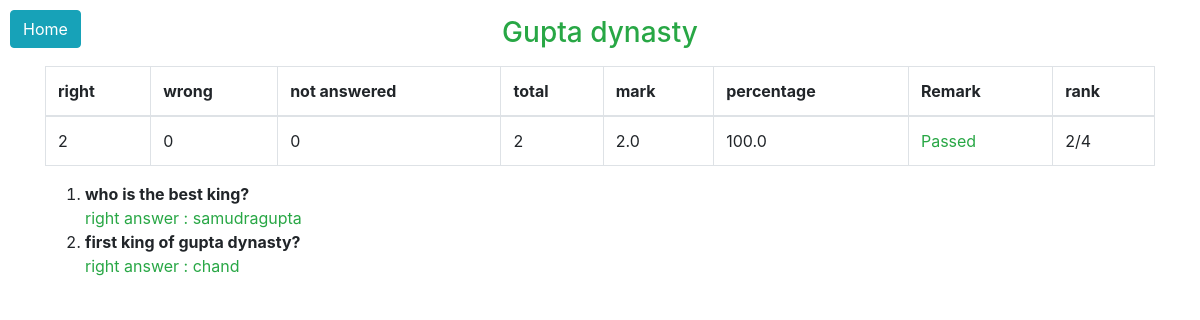
The page /paper/paper_res/1/ (signed in) on the database its author committed.
### home/models.py (models this page shows, shortened)
class Topic(models.Model):
    topic_name = models.CharField(max_length=30)
    dateOfUpload = models.DateTimeField(default=timezone.now)
    tTime = models.IntegerField(default=0)
    tpq=models.IntegerField(default=15)
    published = models.BooleanField(default=False)

class Marksheet(models.Model):
    user = models.ForeignKey(User, on_delete=models.CASCADE)
    topic_id = models.IntegerField(default=0)
    mark = models.FloatField(default=0)
    total_q = models.IntegerField(default=0)
    right = models.IntegerField(default=0)
    wrong = models.IntegerField(default=0)
    notA = models.IntegerField(default=0)
    percentage = models.FloatField(default=0)
    passed = models.BooleanField(default=False)

class Questions(models.Model):
    topic = models.ForeignKey(Topic, on_delete=models.CASCADE)
    question = models.TextField()
    option1 = models.CharField(max_length=100)
    option2 = models.CharField(max_length=100)
    option3 = models.CharField(max_length=100)
    option4 = models.CharField(max_length=100)
    answer = models.CharField(max_length=100)

### paper/views.py (the view)
# urls.py: path('paper_res/<int:topic_id>/', views.pResult, name="result"),
def pResult(request, topic_id):
    if not request.user.is_authenticated:
        return redirect("%s?next=%s" % (settings.LOGIN_URL, f"/paper/paper_res/{topic_id}/"))
    elif len(Marksheet.objects.filter(user=request.user, topic_id=topic_id)) == 0:
        return redirect("%s/timeline" % (settings.MAIN_URL))
    else:
        ms = Marksheet.objects.get(user=request.user, topic_id=topic_id)
        t = Topic.objects.get(id=topic_id)
        ques = Questions.objects.filter(topic__id=topic_id)
        total = len(Marksheet.objects.filter(topic_id=topic_id))
        rank = list(Marksheet.objects.filter(topic_id=topic_id).order_by(
            "-percentage").values_list('user__id', flat=True)).index(request.user.id)+1
        return render(request, 'paper/result.html', {'res': ms, 'topic': t, 'questions': ques, 'total': total, 'rank': rank})

### paper/templates/paper/result.html (shortened to what this page needs)
{% load static %}
<!doctype html>
<html lang="en">
<head>
    <link rel="stylesheet" href="{% static 'css/bootstrap-grid.css' %}">
    <link rel="stylesheet" href="{% static 'css/bootstrap-grid.min.css' %}">
    <link rel="stylesheet" href="{% static 'css/bootstrap-reboot.css' %}">
    <link rel="stylesheet" href="{% static 'css/bootstrap-reboot.min.css' %}">
    <link rel="stylesheet" href="{% static 'css/bootstrap.css' %}">
    <link rel="stylesheet" href="{% static 'css/bootstrap.min.css' %}">
</head>
<body>
    <div class="home">
        <a class="btn btn-info" href="http://127.0.0.1:8000/timeline">Home</a>
    </div>
    <div class="container">
        <div class="text-center my-3">
            <span class="text-success h3">
                {{topic.topic_name | capfirst}}
            </span>
        </div>
        <div>
            <table class="table table-bordered">
                <thead>
                    <tr>
                        <th scope="col">right</th>
                        <th scope="col">wrong</th>
                        <th scope="col">not answered</th>
                        <th scope="col">total</th>
                        <th scope="col">mark</th>
                        <th scope="col">percentage</th>
                        <th scope="col">Remark</th>
                        <th scope="col">rank</th>
                    </tr>
                </thead>
                <tbody>
                    <tr>
                        <td>{{ res.right }}</td>
                        <td>{{ res.wrong }}</td>
                        <td>{{ res.notA }}</td>
                        <td>{{ res.total_q }}</td>
                        <td>{{ res.mark }}</td>
                        <td>{{ res.percentage }}</td>
                        {% if res.passed %}
                        <td class="text-success">Passed</td>
                        {% else %}
                        <td class="text-danger">Failed</td>
                        {% endif %}
                        <td>{{ rank }}/{{total}}</td>
                    </tr>
                </tbody>
            </table>
        </div>
        <div>
            <ol>
                {% for q in questions %}
                <li>
                    <span class="font-weight-bold">{{q.question}}</span> <br>
                    <span class="text-success">right answer : {{q.answer}}</span><br>
                </li>
                {% endfor %}
            </ol>
        </div>
    </div>
</body>
</html>

### paper/templates/paper/result.html (style rules this page uses)
.home { position: absolute; top: 10px; left: 10px; display: inline; }

### rows shown on the page
Topic: topic_name "Gupta dynasty"
Marksheet: right "2", wrong "0", notA "0", total_q "2", mark "2.0", percentage "100.0"
Questions: question "who is the best king?", answer "samudragupta"
Questions: question "first king of gupta dynasty?", answer "chand"

### other values the page prints
{{ rank }} "2"
{{ total }} "4"
